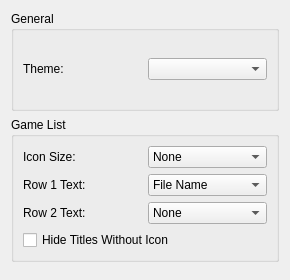
<?xml version="1.0" encoding="UTF-8"?>
<ui version="4.0">
 <class>ConfigureUi</class>
 <widget class="QWidget" name="ConfigureUi">
  <property name="windowTitle">
   <string>Form</string>
  </property>
  <property name="geometry">
   <rect>
    <x>0</x>
    <y>0</y>
    <width>290</width>
    <height>280</height>
   </rect>
  </property>
  <layout class="QVBoxLayout" name="verticalLayout">
   <item>
    <widget class="QGroupBox" name="general_groupBox">
     <property name="title">
      <string>General</string>
     </property>
     <layout class="QHBoxLayout" name="horizontalLayout">
      <item>
       <layout class="QVBoxLayout" name="verticalLayout_2">
        <item>
         <layout class="QHBoxLayout" name="horizontalLayout_3">
          <item>
           <widget class="QLabel" name="theme_label">
            <property name="text">
             <string>Theme:</string>
            </property>
           </widget>
          </item>
          <item>
           <widget class="QComboBox" name="theme_combobox"/>
          </item>
         </layout>
        </item>
       </layout>
      </item>
     </layout>
    </widget>
   </item>
   <item>
    <widget class="QGroupBox" name="game_list_groupBox">
     <property name="title">
      <string>Game List</string>
     </property>
     <layout class="QHBoxLayout" name="horizontalLayout_4">
      <item>
       <layout class="QVBoxLayout" name="verticalLayout_3">
        <item>
         <layout class="QHBoxLayout" name="horizontalLayout_5">
          <item>
           <widget class="QLabel" name="icon_size_label">
            <property name="text">
             <string>Icon Size:</string>
            </property>
           </widget>
          </item>
          <item>
           <widget class="QComboBox" name="icon_size_combobox">
            <item>
             <property name="text">
              <string>None</string>
             </property>
            </item>
            <item>
             <property name="text">
              <string>Small (24x24)</string>
             </property>
            </item>
            <item>
             <property name="text">
              <string>Large (48x48)</string>
             </property>
            </item>
           </widget>
          </item>
         </layout>
        </item>
        <item>
         <layout class="QHBoxLayout" name="horizontalLayout_6">
          <item>
           <widget class="QLabel" name="row_1_text_label">
            <property name="text">
             <string>Row 1 Text:</string>
            </property>
           </widget>
          </item>
          <item>
           <widget class="QComboBox" name="row_1_text_combobox">
            <item>
             <property name="text">
              <string>File Name</string>
             </property>
            </item>
            <item>
             <property name="text">
              <string>Full Path</string>
             </property>
            </item>
            <item>
             <property name="text">
              <string>Title Name</string>
             </property>
            </item>
            <item>
             <property name="text">
              <string>Title ID</string>
             </property>
            </item>
           </widget>
          </item>
         </layout>
        </item>
        <item>
         <layout class="QHBoxLayout" name="horizontalLayout_7">
          <item>
           <widget class="QLabel" name="row_2_text_label">
            <property name="text">
             <string>Row 2 Text:</string>
            </property>
           </widget>
          </item>
          <item>
           <widget class="QComboBox" name="row_2_text_combobox">
            <item>
             <property name="text">
              <string>None</string>
             </property>
            </item>
            <item>
             <property name="text">
              <string>File Name</string>
             </property>
            </item>
            <item>
             <property name="text">
              <string>Full Path</string>
             </property>
            </item>
            <item>
             <property name="text">
              <string>Title Name</string>
             </property>
            </item>
            <item>
             <property name="text">
              <string>Title ID</string>
             </property>
            </item>
           </widget>
          </item>
         </layout>
        </item>
        <item>
         <widget class="QCheckBox" name="toggle_hide_no_icon">
          <property name="text">
           <string>Hide Titles Without Icon</string>
          </property>
         </widget>
        </item>
       </layout>
      </item>
     </layout>
    </widget>
   </item>
   <item>
    <spacer>
     <property name="orientation">
      <enum>Qt::Vertical</enum>
     </property>
    </spacer>
   </item>
  </layout>
 </widget>
 <resources/>
 <connections/>
</ui>
